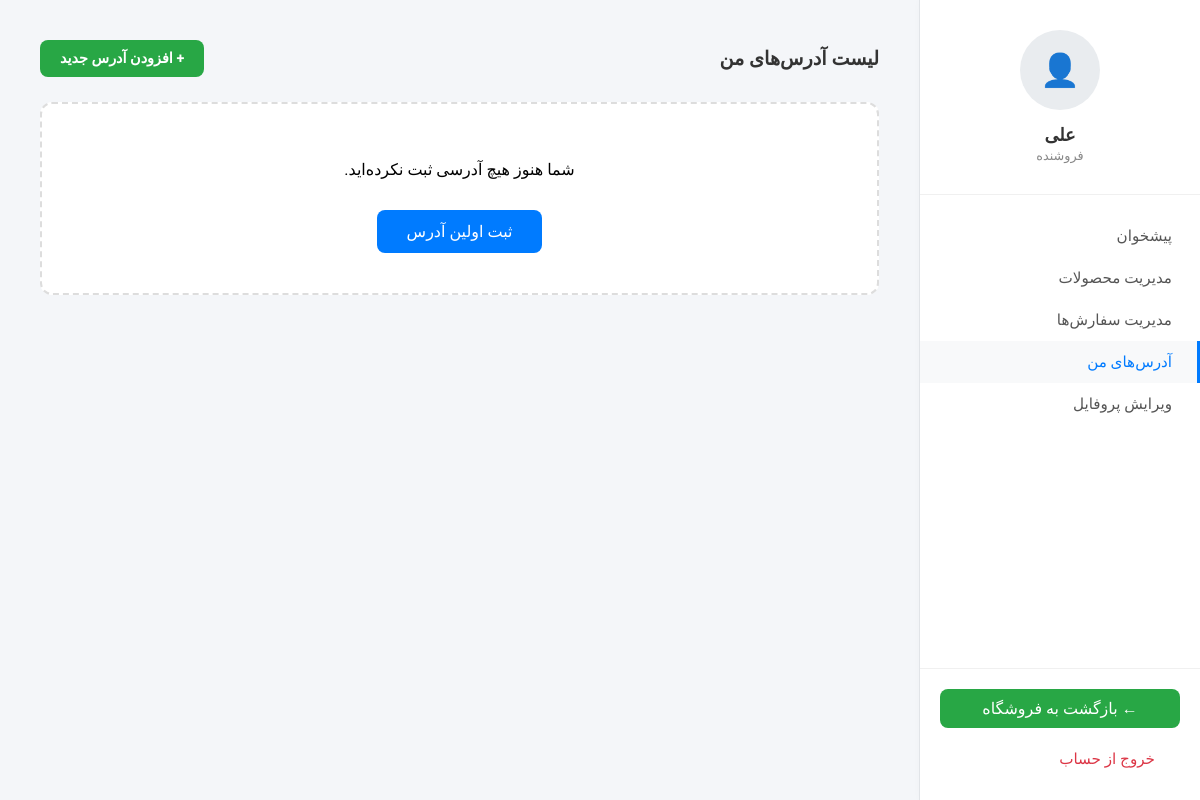
Page /accounts/addresses/ (signed in) on the earlier database version.
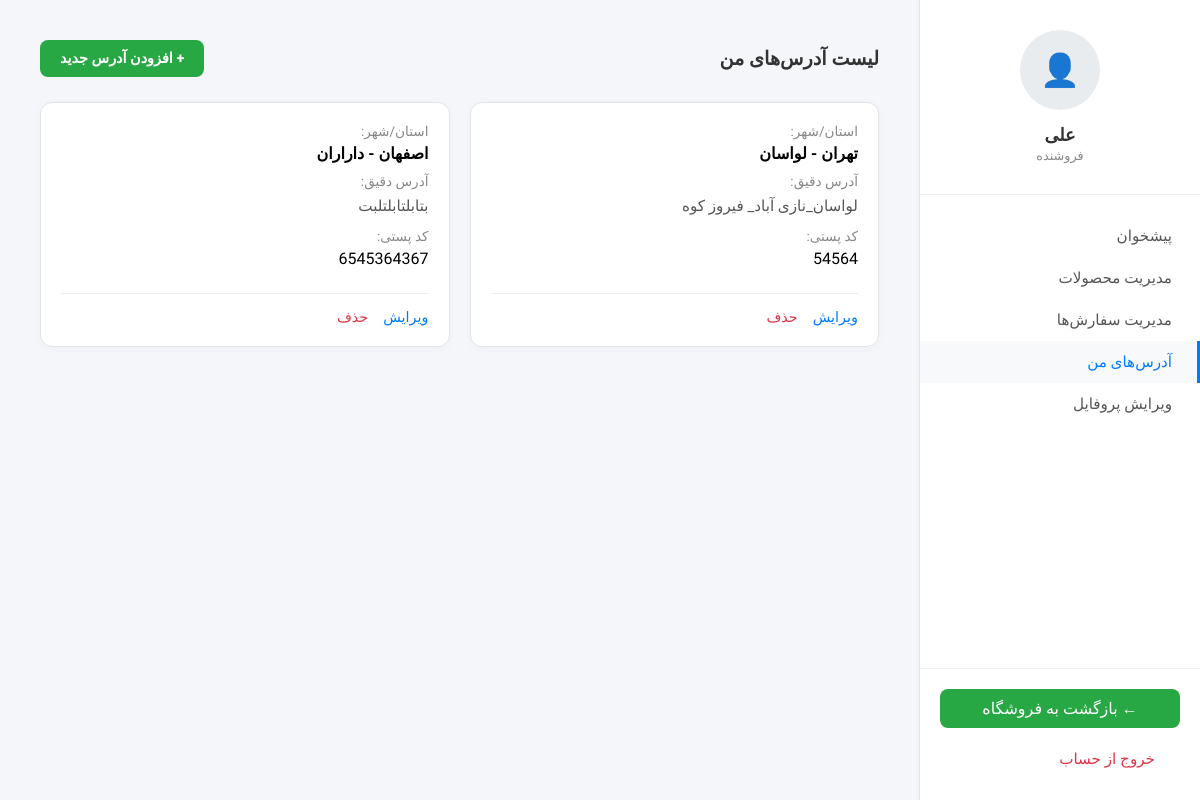
Same page on the later database version.
### users/models.py (models this page shows, shortened)
class Address(models.Model):
    user = models.ForeignKey(User, on_delete=models.CASCADE, related_name='addresses', verbose_name="کاربر")
    province = models.CharField(max_length=100, verbose_name="استان")
    city = models.CharField(max_length=100, verbose_name="شهر")
    postal_code = models.CharField(max_length=10, verbose_name="کد پستی")
    address_detail = models.TextField(verbose_name="آدرس دقیق")
    is_default = models.BooleanField(default=False, verbose_name="آدرس پیش‌فرض")
    class Meta:
        verbose_name = "آدرس"
        verbose_name_plural = "آدرس‌ها"

### users/views.py (the view)
# urls.py: path('addresses/', views.address_list_view, name='address_list'),
@login_required
def address_list_view(request):
    addresses = Address.objects.filter(user=request.user)
    return render(request, 'users/address_list.html', {'addresses': addresses})

### cart/context_processors.py (called while the page is built)
def cart(request):
    return {'cart': Cart(request)}

### users/templates/users/address_list.html (shortened to what this page needs)
{% extends 'users/dashboard_base.html' %}
{% block content %}
    <div class="address-header">
        <h3>لیست آدرس‌های من</h3>
        <a href="{% url 'address_create' %}" class="btn-add-new">+ افزودن آدرس جدید</a>
    </div>
    <div class="address-grid">
        {% for address in addresses %}
            <div class="address-card {% if address.is_default %}default{% endif %}">
                <div class="card-row">
                    <span class="label">استان/شهر:</span>
                    <strong>{{ address.province }} - {{ address.city }}</strong>
                </div>
                <div class="card-row address-text">
                    <span class="label">آدرس دقیق:</span>
                    <p>{{ address.address_detail }}</p>
                </div>
                <div class="card-row">
                    <span class="label">کد پستی:</span>
                    <span>{{ address.postal_code }}</span>
                </div>
                <div class="actions">
                    <a href="{% url 'address_update' pk=address.pk %}" class="btn-edit">ویرایش</a>
                    <a href="{% url 'address_delete' pk=address.pk %}" class="btn-delete">حذف</a>
                </div>
            </div>
        {% empty %}
            <div class="empty-state">
                <p>شما هنوز هیچ آدرسی ثبت نکرده‌اید.</p>
                <a href="{% url 'address_create' %}" class="btn-add-large">ثبت اولین آدرس</a>
            </div>
        {% endfor %}
    </div>
{% endblock %}

Differences in the rows shown:
added Address: province "تهران", city "لواسان", address_detail "لواسان_نازی آباد_ فیروز کوه", postal_code "54564"
added Address: province "اصفهان", city "داراران", address_detail "بتابلتابلتلبت", postal_code "6545364367"
Other differences:
text no longer shown: "شما هنوز هیچ آدرسی ثبت نکرده‌اید. ثبت اولین آدرس"
